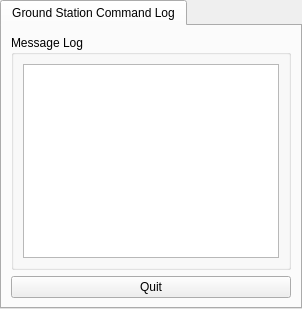
     <widget class="QTabWidget" name="tab_manager">
      <property name="minimumSize">
       <size>
        <width>100</width>
        <height>0</height>
       </size>
      </property>
      <property name="locale">
       <locale language="English" country="Australia"/>
      </property>
      <property name="currentIndex">
       <number>0</number>
      </property>
      <widget class="QWidget" name="tab_status">
       <attribute name="title">
        <string>Ground Station Command Log</string>
       </attribute>
       <layout class="QVBoxLayout" name="verticalLayout_2">
        <item>
         <widget class="QGroupBox" name="groupBox_12">
          <property name="sizePolicy">
           <sizepolicy hsizetype="MinimumExpanding" vsizetype="Preferred">
            <horstretch>0</horstretch>
            <verstretch>0</verstretch>
           </sizepolicy>
          </property>
          <property name="title">
           <string>Message Log</string>
          </property>
          <layout class="QGridLayout" name="gridLayout_3">
           <item row="0" column="2">
            <widget class="QListView" name="view_logging"/>
           </item>
          </layout>
         </widget>
        </item>
        <item>
         <widget class="QPushButton" name="quit_button">
          <property name="sizePolicy">
           <sizepolicy hsizetype="MinimumExpanding" vsizetype="Fixed">
            <horstretch>0</horstretch>
            <verstretch>0</verstretch>
           </sizepolicy>
          </property>
          <property name="text">
           <string>Quit</string>
          </property>
         </widget>
        </item>
       </layout>
      </widget>
     </widget>
